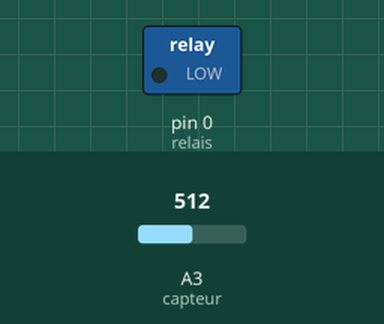
This sketch was run on a simulated Arduino Uno, built with avr-gcc and run on an emulated ATmega328P. On the bench: switched loads named in the sketch (green lamp = pin HIGH). The inputs (shaded band) are chosen by the test bench; at power-on: A3 (capteur) = 512.

Above: at 1.2 s.
1.3 s: A3 (capteur) set to 104
2.8 s: A3 (capteur) set to 95
At 3.2 s:
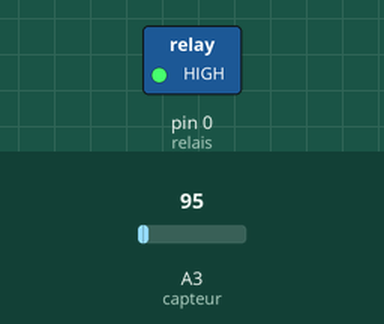
4.3 s: A3 (capteur) set to 122
At 5.5 s:
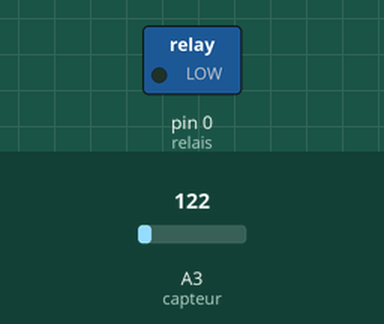
5.8 s: A3 (capteur) set to 90
At 6.7 s:
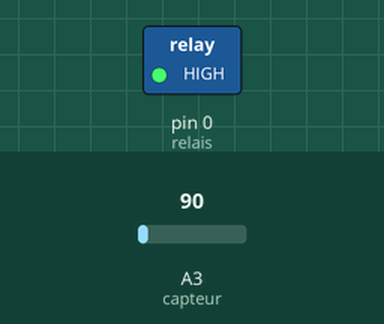
Timing chart, 0 to 8.3 s (numbered marks = the images above; inputs shaded):
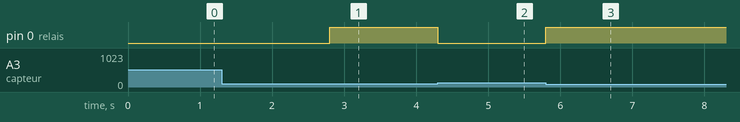

Measured:
- the behaviour switches between 100 and 99 on A3 (capteur) (found by bisection; images 0 and 1)
- after the input at 1.3 s, every drawn part: stays the same
- after the input at 2.8 s, pin 0 (relais): LOW → HIGH at once
- after the input at 4.3 s, pin 0 (relais): HIGH → LOW at once
- after the input at 5.8 s, pin 0 (relais): LOW → HIGH at once

The sketch:

allumage_automatique.ino
```cpp
const int relais = 0; // la LED est liée à la broche digitale 2
float capteur = 3; // la photoresistance est sur la broche 3
int capteurreading;
void setup() {
  // put your setup code here, to run once:
 pinMode(relais, OUTPUT); // configurer la broche comme sortie

}

void loop() {
  // put your main code here, to run repeatedly:

 capteurreading =analogRead(capteur);


  if (capteurreading<100)
  {
    digitalWrite(relais,HIGH);
    }

  else{ // si non (il ya de la lumière)
    digitalWrite(relais,LOW); // éteindre la LED

  }
  } 
```
